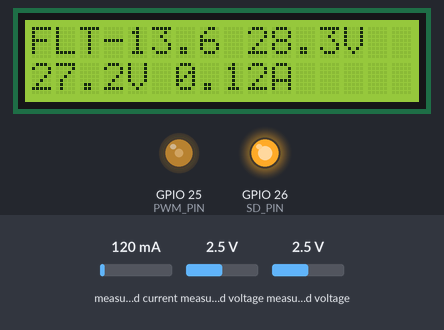
The sketch below on a simulated ESP32. Shown: 16×2 character LCD, output pins drawn as LEDs (lit = HIGH). Inputs (shaded band) come from the test bench; at power-on: measured voltage 2.5 V, measured current 120 mA. What the sketch prints to the serial monitor is not drawn.

Above: at 2.2 s.
2.3 s: measured voltage (sensor 200) set to 0.1 V
At 3.4 s:
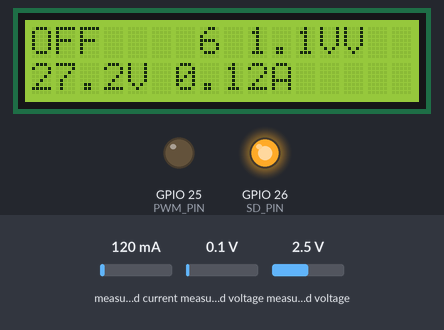
4.2 s: measured voltage (sensor 200) set to 2.5 V
At 4.69 s:
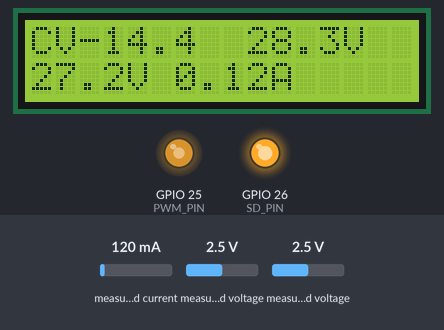
7.2 s: measured voltage (sensor 200) set to 1.2 V
At 7.8 s:
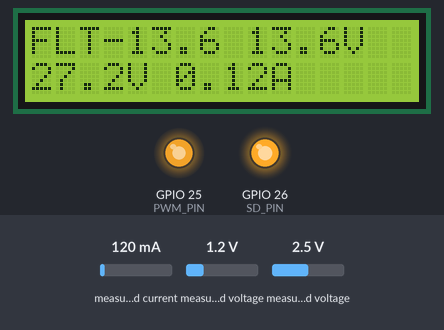
8.9 s: measured voltage (sensor 200) set to 0.9 V
At 9.8 s:
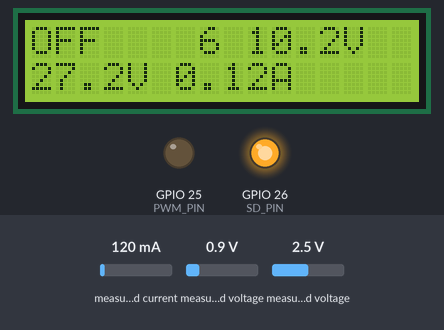
10.5 s: measured current set to 40 mA
At 11.8 s:
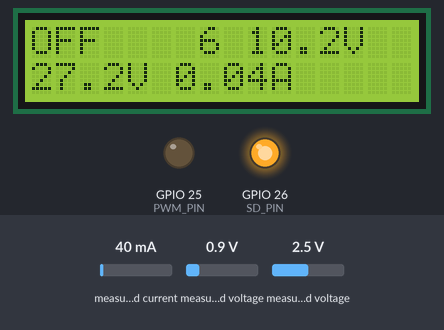
12.1 s: measured voltage (sensor 202) set to 0.1 V
At 13.7 s:
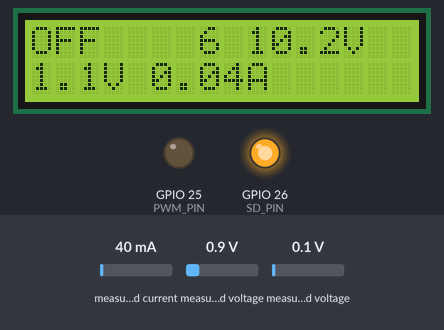
Timing chart, 0 to 14.7 s (numbered marks = the images above; inputs shaded):
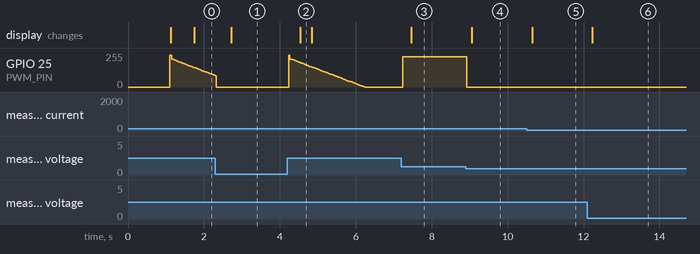

The sketch:

BUCK_CONVERTER.ino
```cpp
/*
 * PI CONTROL CHARGER - BUCK CONVERTER (INA219 + ADS1115)
 * SPESIAL UNTUK AKI 12V 5Ah
 * * Hardware Map (Sesuai Tes Manual Anda):
 * - Input V  : ADS1115 Channel 0 (A0)
 * - Output V : ADS1115 Channel 2 (A2)
 * - Arus     : INA219 (0x40)
 * - Driver   : Pin 25 (PWM), Pin 26 (SD)
 */

#include <Wire.h>
#include <LiquidCrystal_I2C.h>
#include <Adafruit_ADS1X15.h>
#include <Adafruit_INA219.h>
#include <math.h>

// ==========================================
// 1. KONFIGURASI TARGET CHARGING (12V 5Ah)
// ==========================================
const float V_ABSORPTION = 14.4; // Batas Tegangan Penuh
const float V_FLOAT      = 13.6; // Batas Tegangan Standby
const float I_MAX_CHARGE = 1.0;  // Batas Arus (1A untuk aki 5Ah)

// ==========================================
// 2. PIN MAPPING & SENSOR
// ==========================================
#define PWM_PIN 25
#define SD_PIN  26

// ADS1115 Channel Map (Sesuai Tes Manual)
#define CH_VIN_BUCK  0
#define CH_VOUT_BUCK 2

Adafruit_ADS1115 ads;
Adafruit_INA219 ina219(0x40);
LiquidCrystal_I2C lcd(0x27, 16, 2);

// Kalibrasi (Sesuai Tes Manual)
float adsFactor = 0.125F;
double V_DIV_IN  = 11.32;
double V_DIV_OUT = 10.87;

// Tuning PI (Versi Smooth / Stabil)
float Kp_V = 10.0;  // Turunkan dikit
float Ki_V = 1.0;   // Integral diperlambat
float Kp_I = 4.0;   // Turun jauh biar tidak agresif
float Ki_I = 0.5;   // Biar koreksinya pelan tapi pasti

float integral_err = 0; // Penampung nilai integral
int pwm_out = 0;        // Output PWM (0-1023)

// ==========================================
// 4. STATE MANAGEMENT
// ==========================================
enum ChargerState { OFF, BULK_CC, ABSORPTION_CV, FLOAT_CV };
ChargerState state = OFF;
String stateStr = "OFF";

// Variabel Data
double v_in = 0, v_out = 0, i_out = 0;
unsigned long lastLoop = 0;
unsigned long lastLCD = 0;

void setup() {
  Serial.begin(115200);
  Wire.begin();

  // Init Driver
  pinMode(SD_PIN, OUTPUT); digitalWrite(SD_PIN, LOW);
  ledcSetup(0, 25000, 10); // 25kHz, 10-bit
  ledcAttachPin(PWM_PIN, 0);
  ledcWrite(0, 0);

  // Init LCD
  lcd.init(); lcd.backlight();
  lcd.setCursor(0,0); lcd.print("PI CHARGER INIT");

  // Init Sensor
  ads.begin(); ads.setGain(GAIN_ONE);
  if (!ina219.begin()) {
    lcd.setCursor(0,1); lcd.print("INA219 ERR"); while(1);
  }

  delay(1000); lcd.clear();
  digitalWrite(SD_PIN, HIGH); // Aktifkan Driver
  Serial.println("=== SYSTEM START ===");
}

void loop() {
  // Loop Control (100Hz / setiap 10ms)
  if (millis() - lastLoop > 10) {
    readSensors();
    runStateMachine();
    runPIControl();
    ledcWrite(0, pwm_out);
    lastLoop = millis();
  }

  // Display Update (2Hz / setiap 500ms)
  if (millis() - lastLCD > 500) {
    printData();
    lastLCD = millis();
  }
}

void readSensors() {
  // Baca Tegangan
  int16_t rVin = ads.readADC_SingleEnded(CH_VIN_BUCK);
  int16_t rVout = ads.readADC_SingleEnded(CH_VOUT_BUCK);

  v_in  = ((rVin * adsFactor) / 1000.0) * V_DIV_IN;
  v_out = ((rVout * adsFactor) / 1000.0) * V_DIV_OUT;

  // Baca Arus
  i_out = ina219.getCurrent_mA() / 1000.0;

  // Filter Zero
  if(v_in < 1.0) v_in = 0;
  if(v_out < 0.5) v_out = 0;
  if(i_out < 0) i_out = 0;
}

void runStateMachine() {
  // 1. SAFETY CHECK
  if (v_in < 12.0) { // Input kurang dari 12V
    state = OFF;
    return;
  }

  // 2. LOGIKA PINDAH MODE
  switch (state) {
    case OFF:
      // Start jika input ada dan baterai terdeteksi (>1V)
      // ATAU paksa start jika input tinggi (Soft Start baterai kosong)
      if (v_in > 13.0) {
        state = BULK_CC;
        integral_err = 0; // Reset Integral saat mulai
      }
      break;

    case BULK_CC:
      // Jika tegangan sudah capai 14.4V, pindah ke mode tegangan
      if (v_out >= V_ABSORPTION) {
        state = ABSORPTION_CV;
        integral_err = 0; // Reset agar transisi mulus
      }
      break;

    case ABSORPTION_CV:
      // Jika arus sudah turun di bawah 0.2A (Aki Penuh), pindah Float
      if (i_out < 0.2) {
        state = FLOAT_CV;
        integral_err = 0;
      }
      // Jika tegangan drop (kena beban), balik ke Bulk
      if (v_out < V_ABSORPTION - 0.5) state = BULK_CC;
      break;

    case FLOAT_CV:
      // Jaga tegangan di 13.6V. Jika drop jauh, charge ulang
      if (v_out < 12.8) state = BULK_CC;
      break;
  }
}

void runPIControl() {
  if (state == OFF) {
    pwm_out = 0;
    return;
  }

  float error = 0;
  float Kp = 0, Ki = 0;
  float setpoint = 0;
  float measurement = 0;

  // --- PILIH STRATEGI KONTROL BERDASARKAN STATE ---

  if (state == BULK_CC) {
    // FOKUS: Jaga Arus Konstan 1.0A
    setpoint = I_MAX_CHARGE;
    measurement = i_out;
    Kp = Kp_I; Ki = Ki_I;
  }
  else if (state == ABSORPTION_CV) {
    // FOKUS: Jaga Tegangan 14.4V
    setpoint = V_ABSORPTION;
    measurement = v_out;
    Kp = Kp_V; Ki = Ki_V;
  }
  else if (state == FLOAT_CV) {
    // FOKUS: Jaga Tegangan 13.6V
    setpoint = V_FLOAT;
    measurement = v_out;
    Kp = Kp_V; Ki = Ki_V;
  }

  // --- RUMUS PI (Proportional + Integral) ---
  error = setpoint - measurement;

  // Akumulasi Integral (dengan batasan/clamping agar tidak overflow)
  integral_err += error;
  integral_err = constrain(integral_err, -1000, 1000); // Anti Windup

  // Hitung Output PWM
  float output = (Kp * error) + (Ki * integral_err);

  // --- FEEDFORWARD (PENTING UNTUK STARTUP) ---
  // PWM dasar = Vout / Vin * 1023
  // Ini membantu PI supaya tidak kerja dari nol
  if (v_in > 1.0) {
    output += (v_out / v_in) * 1023.0;
  }

  // Batasi PWM (0 - 950 agar driver bisa bootstrap)
  pwm_out = constrain((int)output, 0, 950);
}

void printData() {
  switch(state) {
    case OFF: stateStr = "OFF"; break;
    case BULK_CC: stateStr = "CC-1A"; break;
    case ABSORPTION_CV: stateStr = "CV-14.4"; break;
    case FLOAT_CV: stateStr = "FLT-13.6"; break;
  }

  // Serial Monitor
  Serial.print("State:"); Serial.print(stateStr);
  Serial.print(" | Vin:"); Serial.print(v_in);
  Serial.print(" | Vout:"); Serial.print(v_out);
  Serial.print(" | I:"); Serial.print(i_out);
  Serial.print(" | PWM:"); Serial.println(pwm_out);

  // LCD
  lcd.setCursor(0,0);
  lcd.print(stateStr); lcd.print("    ");
  lcd.setCursor(9,0);
  lcd.print(v_in, 1); lcd.print("V");

  lcd.setCursor(0,1);
  lcd.print(v_out, 1); lcd.print("V ");
  lcd.print(i_out, 2); lcd.print("A  ");
}
```

Measured:
- the behaviour switches between 1.1 and 1 V on measured voltage (sensor 200) (found by bisection; images 3 and 4)
- after the input at 2.3 s, the display: changes after 0.41 s (image 1)
- after the input at 4.2 s, the display: changes after 0.33 s (image 2)
- after the input at 7.2 s, GPIO 25 (PWM_PIN): 0/255 → 227/255 at once; the display: changes after 0.27 s (image 3)
- after the input at 8.9 s, GPIO 25 (PWM_PIN): 227/255 → 0/255 at once; the display: changes after 0.16 s (image 4)
- after the input at 10.5 s, the display: changes after 0.15 s (image 5)
- after the input at 12.1 s, the display: changes after 0.13 s (image 6)
